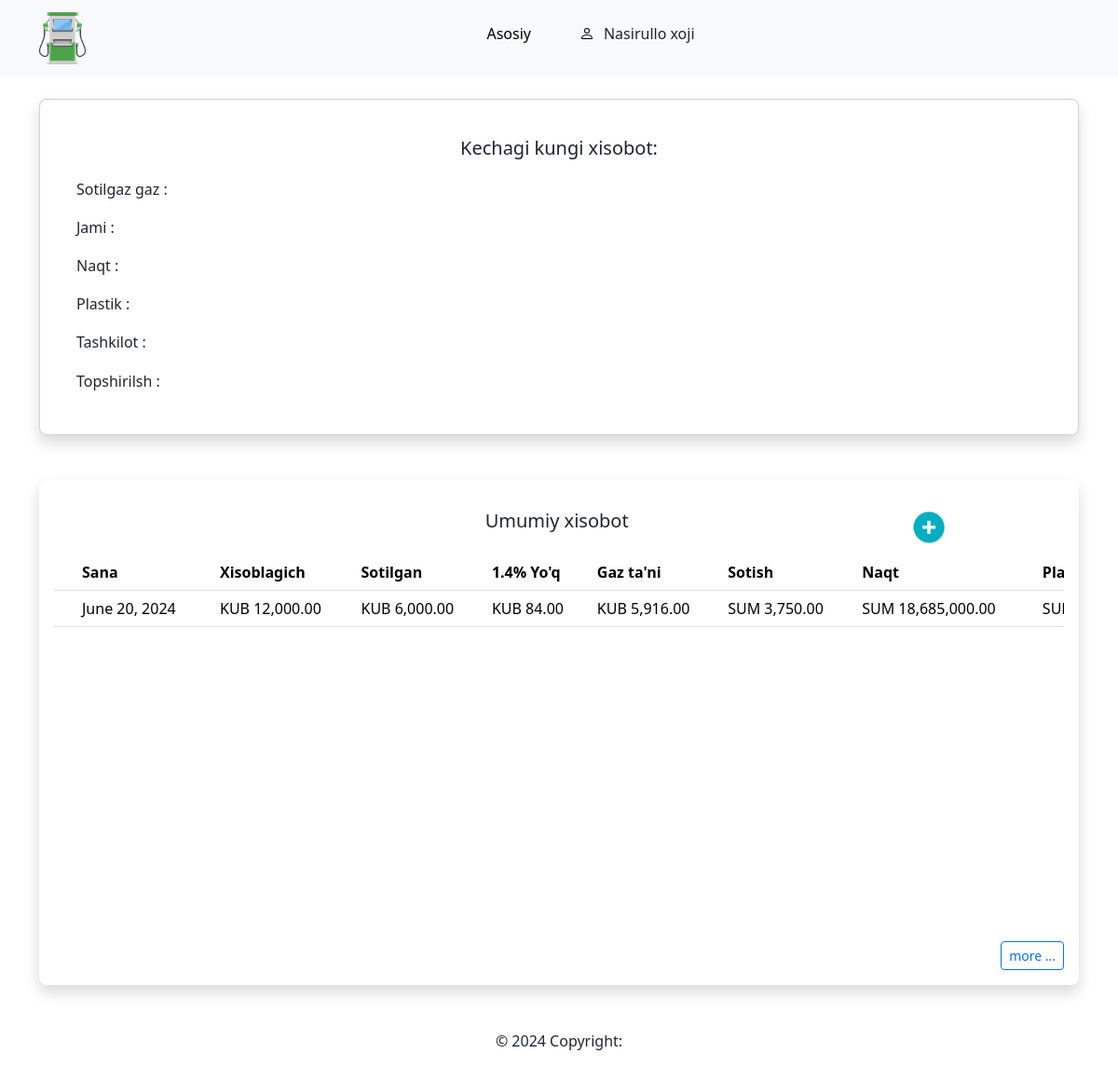
Page / (signed in) on the earlier database version.
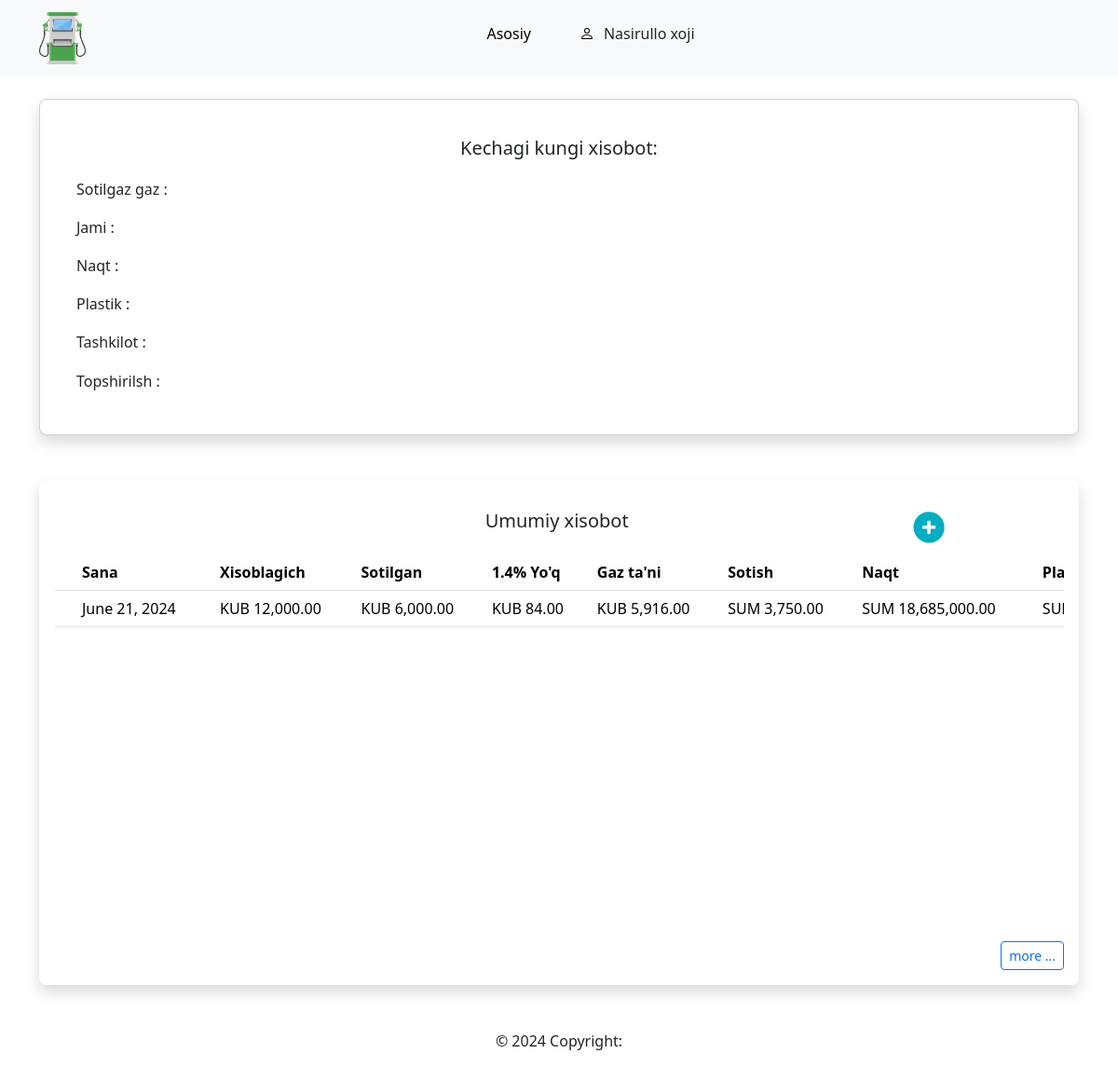
Same page on the later database version.
### reports/models.py (models this page shows, shortened)
class Manag_totals(models.Model):
    user = models.ForeignKey(User, verbose_name='User', on_delete=models.DO_NOTHING, default=None, null=True)
    category = models.ForeignKey(Filial, verbose_name="Total_Filiali", on_delete=models.DO_NOTHING, default=None, null=True, related_name='total_filial')
    counter = models.PositiveIntegerField('Xisoblagich',default=0, null=True, blank=True)
    total_gas = models.PositiveIntegerField('Sotilgan gaz', default=0,null=True, blank=True)
    lose_gas = models.PositiveIntegerField('1,4% Yo\'qotish', default=0,null=True, blank=True)
    gas = models.PositiveIntegerField('Gazning ta\'ni',default=0, null=True, blank=True)
    sale_price = models.PositiveIntegerField('Gazning sotish narxi', default=0,null=True,blank=True)
    chec = models.PositiveIntegerField('Naqt',null=True, default=0,blank=True)
    card = models.PositiveIntegerField('Plastik karta',null=True, default=0,blank=True)
    card_uz = models.PositiveIntegerField('Uzcard karta',null=True, default=0,blank=True)
    card_humo = models.PositiveIntegerField('Humo karta',null=True, default=0,blank=True)
    sum_half = models.PositiveIntegerField('Daromat',default=0,null=True,blank=True)
    company = models.PositiveIntegerField('Tashkilotlar',)
    total_sum = models.PositiveIntegerField('Umumiy sovda',default=0,null=True,blank=True)
    date = models.DateField("Vaqt",)
    class Meta:
        ordering = ['-id']
        verbose_name = "Zapravka xisoboti"
        verbose_name_plural = "Zapravka xisoboti"

### reports/views.py (the view, shortened to what this page needs)
# urls.py: 2. Add a URL to urlpatterns:  path('', views.home, name='home')
def home(request):
    if request.user.is_authenticated:
        user = request.user
        manage = Manag_totals.objects.select_related('category').filter(user=user)
        yesterday = datetime.now() - timedelta(days=1)
        manage_yester = Manag_totals.objects.select_related('category').filter(user=user,date=yesterday)
        context = {
            "object":manage,
            "object_yesterdays":manage_yester,
        }
        return render(request, 'director.html',context,)
    else:
        return redirect ("/account/login")

### templates/director.html (shortened to what the changed rows need)
<html lang="en">
  <head>
    <link
      href="https://cdn.jsdelivr.net/npm/bootstrap@5.3.3/dist/css/bootstrap.min.css"
      rel="stylesheet"
    />
    <link rel="stylesheet" href="/static/css/index.css" />
  </head>
  <body style="width: 100%">
    <br />
    <div class="container">
      <div class="shadow p-3 mb-5 bg-body rounded-3">
        <div class="table-responsive overflow-scroll">
          <div style="height: 400px">
            <table class="table" id="table_scroll_2">
              <thead>
                <tr>
                  <th scope="col" style="padding-left: 30px">Sana</th>
                  <th scope="col">Xisoblagich</th>
                  <th scope="col">Sotilgan</th>
                  <th scope="col">1.4% Yo'q</th>
                  <th scope="col">Gaz ta'ni</th>
                  <th scope="col">Sotish</th>
                  <th scope="col">Naqt</th>
                  <th scope="col">Plastik</th>
                </tr>
              </thead>
              <tbody>
                {% for obj in object|slice:"4" %}
                <tr>
                  <td style="padding-left: 30px; width: 170px">{{obj.date}}</td>
                  <td class="formatKub">{{obj.counter}}</td>
                  <td class="formatKub">{{obj.total_gas}}</td>
                  <td class="formatKub">{{obj.lose_gas}}</td>
                  <td class="formatKub">{{obj.gas}}</td>
                  <td class="formatNum">{{obj.sale_price}}</td>
                  <td class="formatNum">{{obj.chec}}</td>
                  <td class="formatNum">{{obj.card}}</td>
                </tr>
                {% endfor %}
              </tbody>
            </table>
          </div>
        </div>
      </div>
    </div>
  </body>
</html>

Differences in the rows shown:
changed Manag_totals: date "June 20, 2024" → "June 21, 2024"
